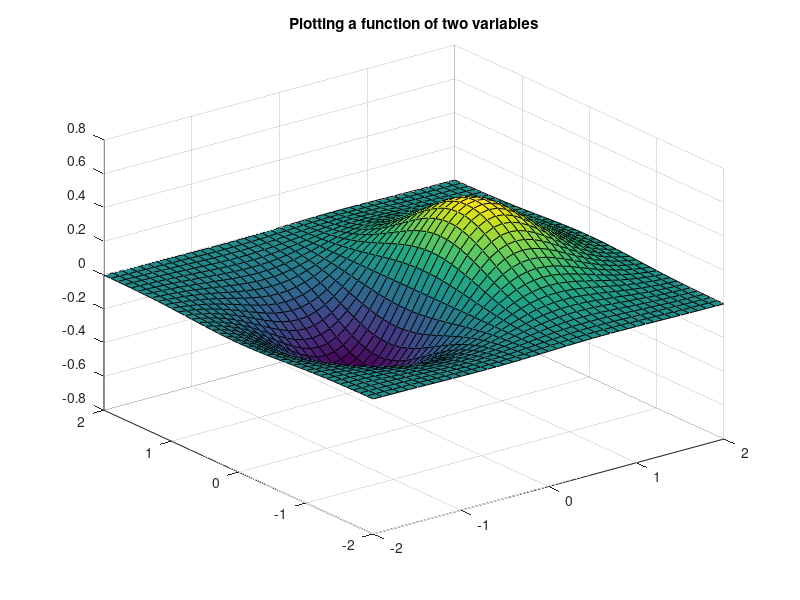

MATLAB code for this plot:
[x4, y4] = meshgrid(-2:.1:2, -2:.1:2);
    z = x4.*exp(-x4.^2 - y4.^2);
    surf(x4,y4,z)
    title('Plotting a function of two variables')